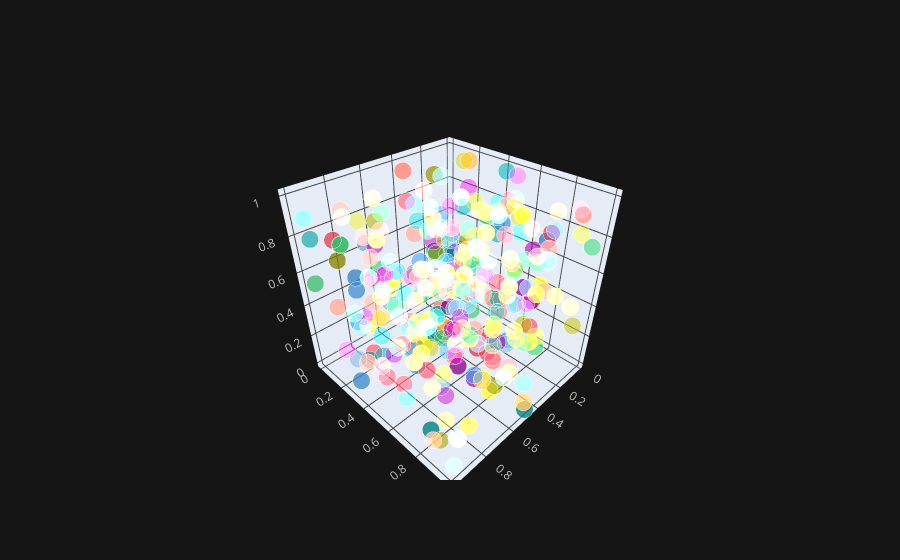

The code cell stored with this chart in its notebook:
### Code cell
de3.iplot(x = 'a' , y = 'b' , z = 'c' , kind = 'scatter3d')

### Figure 1 — Plotly figure (JSON) as saved in the notebook; plotly's stock layout.template omitted (floating-point values rounded to 4 significant figures; data arrays with more than 128 entries replaced by an {"elided": "..."} marker saying what was removed)
{"data": [{"marker": {"color": {"elided": "300 str values"}, "opacity": 0.8, "size": {"elided": "300 int values"}, "symbol": "circle"}, "mode": "markers", "text": {"elided": "300 str values"}, "type": "scatter3d", "x": {"elided": "300 float values"}, "y": {"elided": "300 float values"}, "z": {"elided": "300 float values"}}], "layout": {"legend": {"bgcolor": "#151516", "font": {"color": "#D9D9D9"}}, "paper_bgcolor": "#151516", "plot_bgcolor": "#151516", "scene": {"xaxis": {"gridcolor": "#434343", "showgrid": true, "tickfont": {"color": "#C2C2C2"}, "title": {"font": {"color": "#D9D9D9"}, "text": ""}, "zerolinecolor": "#666570"}, "yaxis": {"gridcolor": "#434343", "showgrid": true, "tickfont": {"color": "#C2C2C2"}, "title": {"font": {"color": "#D9D9D9"}, "text": ""}, "zerolinecolor": "#666570"}, "zaxis": {"gridcolor": "#434343", "showgrid": true, "tickfont": {"color": "#C2C2C2"}, "title": {"font": {"color": "#D9D9D9"}, "text": ""}, "zerolinecolor": "#666570"}}, "title": {"font": {"color": "#D9D9D9"}}}}
